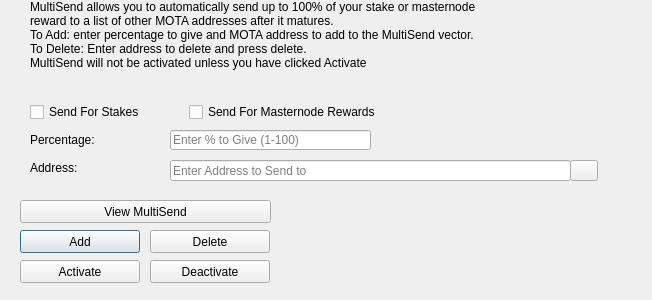
<?xml version="1.0" encoding="UTF-8"?>
<ui version="4.0">
 <class>MultiSendDialog</class>
 <widget class="QDialog" name="MultiSendDialog">
  <property name="windowModality">
   <enum>Qt::NonModal</enum>
  </property>
  <property name="geometry">
   <rect>
    <x>0</x>
    <y>0</y>
    <width>652</width>
    <height>300</height>
   </rect>
  </property>
  <property name="windowTitle">
   <string>MultiSend</string>
  </property>
  <widget class="QLineEdit" name="multiSendPercentEdit">
   <property name="geometry">
    <rect>
     <x>170</x>
     <y>130</y>
     <width>201</width>
     <height>20</height>
    </rect>
   </property>
   <property name="toolTip">
    <string>Enter whole numbers 1 - 100</string>
   </property>
   <property name="placeholderText">
    <string>Enter % to Give (1-100)</string>
   </property>
  </widget>
  <widget class="QLineEdit" name="multiSendAddressEdit">
   <property name="geometry">
    <rect>
     <x>170</x>
     <y>160</y>
     <width>401</width>
     <height>21</height>
    </rect>
   </property>
   <property name="toolTip">
    <string/>
   </property>
   <property name="placeholderText">
    <string>Enter Address to Send to</string>
   </property>
  </widget>
  <widget class="QLabel" name="label_2">
   <property name="geometry">
    <rect>
     <x>30</x>
     <y>0</y>
     <width>451</width>
     <height>121</height>
    </rect>
   </property>
   <property name="lineWidth">
    <number>1</number>
   </property>
   <property name="text">
    <string>MultiSend allows you to automatically send up to 100% of your stake or masternode reward to a list of other MOTA addresses after it matures.
To Add: enter percentage to give and MOTA address to add to the MultiSend vector.
To Delete: Enter address to delete and press delete.
MultiSend will not be activated unless you have clicked Activate</string>
   </property>
   <property name="alignment">
    <set>Qt::AlignLeading|Qt::AlignLeft|Qt::AlignTop</set>
   </property>
   <property name="wordWrap">
    <bool>true</bool>
   </property>
  </widget>
  <widget class="QLabel" name="message">
   <property name="geometry">
    <rect>
     <x>290</x>
     <y>200</y>
     <width>351</width>
     <height>91</height>
    </rect>
   </property>
   <property name="text">
    <string/>
   </property>
  </widget>
  <widget class="QPushButton" name="addButton">
   <property name="geometry">
    <rect>
     <x>20</x>
     <y>230</y>
     <width>120</width>
     <height>23</height>
    </rect>
   </property>
   <property name="toolTip">
    <string/>
   </property>
   <property name="statusTip">
    <string>Add to MultiSend Vector</string>
   </property>
   <property name="text">
    <string>Add</string>
   </property>
  </widget>
  <widget class="QPushButton" name="disableButton">
   <property name="geometry">
    <rect>
     <x>150</x>
     <y>260</y>
     <width>120</width>
     <height>23</height>
    </rect>
   </property>
   <property name="statusTip">
    <string>Deactivate MultiSend</string>
   </property>
   <property name="text">
    <string>Deactivate</string>
   </property>
  </widget>
  <widget class="QPushButton" name="addressBookButton">
   <property name="geometry">
    <rect>
     <x>570</x>
     <y>160</y>
     <width>28</width>
     <height>21</height>
    </rect>
   </property>
   <property name="toolTip">
    <string>Choose an address from the address book</string>
   </property>
   <property name="text">
    <string/>
   </property>
   <property name="icon">
    <iconset resource="../mota.qrc">
     <normaloff>:/icons/address-book</normaloff>:/icons/address-book</iconset>
   </property>
   <property name="shortcut">
    <string>Alt+A</string>
   </property>
   <property name="autoDefault">
    <bool>false</bool>
   </property>
  </widget>
  <widget class="QLabel" name="label">
   <property name="geometry">
    <rect>
     <x>30</x>
     <y>130</y>
     <width>121</width>
     <height>20</height>
    </rect>
   </property>
   <property name="toolTip">
    <string>Percentage of stake to send</string>
   </property>
   <property name="text">
    <string>Percentage:</string>
   </property>
  </widget>
  <widget class="QLabel" name="label_5">
   <property name="geometry">
    <rect>
     <x>30</x>
     <y>160</y>
     <width>111</width>
     <height>16</height>
    </rect>
   </property>
   <property name="toolTip">
    <string>Address to send portion of stake to</string>
   </property>
   <property name="text">
    <string>Address:</string>
   </property>
  </widget>
  <widget class="QPushButton" name="deleteButton">
   <property name="geometry">
    <rect>
     <x>150</x>
     <y>230</y>
     <width>120</width>
     <height>23</height>
    </rect>
   </property>
   <property name="toolTip">
    <string/>
   </property>
   <property name="statusTip">
    <string>Delete Address From MultiSend Vector</string>
   </property>
   <property name="text">
    <string>Delete</string>
   </property>
  </widget>
  <widget class="QPushButton" name="activateButton">
   <property name="geometry">
    <rect>
     <x>20</x>
     <y>260</y>
     <width>120</width>
     <height>23</height>
    </rect>
   </property>
   <property name="statusTip">
    <string>Activate MultiSend</string>
   </property>
   <property name="text">
    <string>Activate</string>
   </property>
  </widget>
  <widget class="QPushButton" name="viewButton">
   <property name="geometry">
    <rect>
     <x>20</x>
     <y>200</y>
     <width>251</width>
     <height>23</height>
    </rect>
   </property>
   <property name="toolTip">
    <string/>
   </property>
   <property name="statusTip">
    <string>View MultiSend Vector</string>
   </property>
   <property name="text">
    <string>View MultiSend</string>
   </property>
  </widget>
  <widget class="QWidget" name="horizontalLayoutWidget">
   <property name="geometry">
    <rect>
     <x>30</x>
     <y>100</y>
     <width>351</width>
     <height>24</height>
    </rect>
   </property>
   <layout class="QHBoxLayout" name="horizontalLayout">
    <item>
     <widget class="QCheckBox" name="multiSendStakeCheckBox">
      <property name="text">
       <string>Send For Stakes</string>
      </property>
     </widget>
    </item>
    <item>
     <widget class="QCheckBox" name="multiSendMasternodeCheckBox">
      <property name="text">
       <string>Send For Masternode Rewards</string>
      </property>
     </widget>
    </item>
   </layout>
  </widget>
 </widget>
 <resources>
  <include location="../mota.qrc"/>
 </resources>
 <connections/>
</ui>
